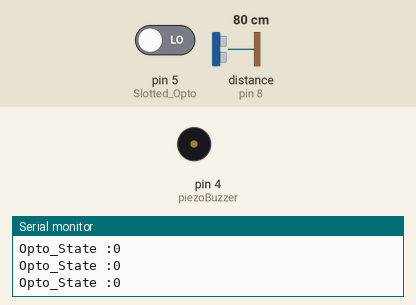
Bench run of a sketch on a simulated Arduino Uno, built with avr-gcc and run on an emulated ATmega328P. On the bench: buzzer (waves = sounding), the last lines printed to the serial monitor. Inputs (shaded band) come from the test bench; at power-on: pin 5 (Slotted_Opto) LOW, distance to the obstacle (sensor on pin 8) 80 cm. The echo pulse lasts 58.3 µs per cm.

Above: at 1.2 s.
1.3 s: pin 5 (Slotted_Opto) driven HIGH
At 1.43 s:
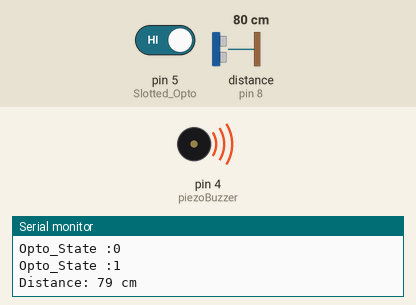
4.3 s: distance to the obstacle (sensor on pin 8) set to 2 cm
5.8 s: distance to the obstacle (sensor on pin 8) set to 35 cm
At 6.48 s:
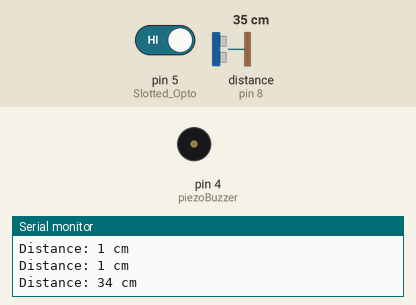
8.8 s: distance to the obstacle (sensor on pin 8) set to 13 cm
10.3 s: distance to the obstacle (sensor on pin 8) set to 10 cm
11.8 s: distance to the obstacle (sensor on pin 8) set to 60 cm
At 12.11 s:
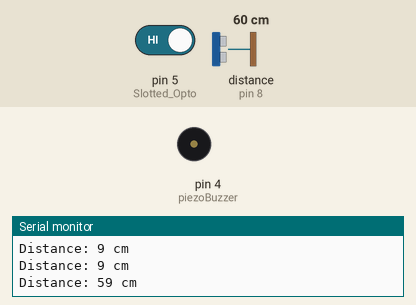
Timing chart, 0 to 15.8 s (numbered marks = the images above; inputs shaded):
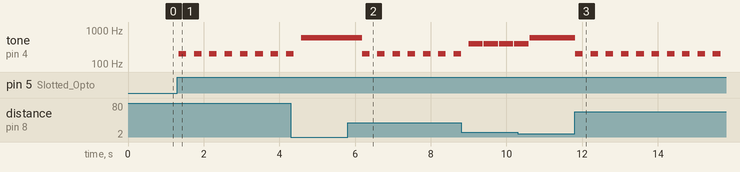

The sketch:

WK3_Exercise1.2.ino
```cpp
//Exercise1.2 : Reverse Parking Sensor
#define ultrasonicSensor_trig 9
#define ultrasonicSensor_echo 8
#define piezoBuzzer 4
#define Slotted_Opto 5
volatile int duration = 0;
volatile int Opto_state = 0;
volatile int distance = 0;


void setup() {
  pinMode(ultrasonicSensor_trig, OUTPUT);
  pinMode(ultrasonicSensor_echo, INPUT);
  pinMode(Slotted_Opto, INPUT);
  pinMode(piezoBuzzer, OUTPUT);
  Serial.begin(9600);

}

void loop() {
  Opto_state = digitalRead(Slotted_Opto);
  Serial.println("Opto_State :" + String(Opto_state));


  if (Opto_state == HIGH) {
    while(1) {
      Opto_state = digitalRead(Slotted_Opto);
      getUltraSonicReading();
      if (distance > 25) {
        //Serial.println("distance > 20");
        tone(piezoBuzzer, 200, 200); //tone(which Pin?, Frequency Tone, Duration in millis());
        delay(400);
      }else if (distance > 10) {
        //Serial.println("distance > 20");
        tone(piezoBuzzer, 400, 375);
        delay(400);
      }else if ( distance > 0 && distance <= 10) {
        //Serial.println("distance <= 20");
        tone(piezoBuzzer, 600,420);
        delay(400);
        //Serial.print("Yes");
      }else {
        Serial.println("Out of range");
        }
    if (Opto_state == LOW) {
        break;
      }

    }

  }else {

  }
 }


void getUltraSonicReading () {
    digitalWrite(ultrasonicSensor_trig, LOW);
    delayMicroseconds(2);
    //Sets the trigPin HIGH (ACTIVE) for 10 microseconds
    digitalWrite(ultrasonicSensor_trig, HIGH);
    delayMicroseconds(10);
    digitalWrite(ultrasonicSensor_trig, LOW);
    // Reads the echoPin, returns the sound wave travel time in microseconds
    duration = pulseIn(ultrasonicSensor_echo, HIGH);
    // Calculating the distance
    distance = duration * 0.034 / 2; // Speed of sound wave divided by 2 (go and back)
    // Displays the distance on the Serial Monitor
    Serial.println("Distance: " + String(distance) + " cm ");


}
```

Measured:
- after the input at 1.3 s, tone on pin 4 (piezoBuzzer): alternates 200 Hz for 0.20 s and silent for 0.21 s, starting at once
- after the input at 5.8 s, tone on pin 4 (piezoBuzzer): alternates 200 Hz for 0.20 s and silent for 0.20 s, starting after 0.38 s
- after the input at 11.8 s, tone on pin 4 (piezoBuzzer): alternates 200 Hz for 0.20 s and silent for 0.20 s, starting at once
